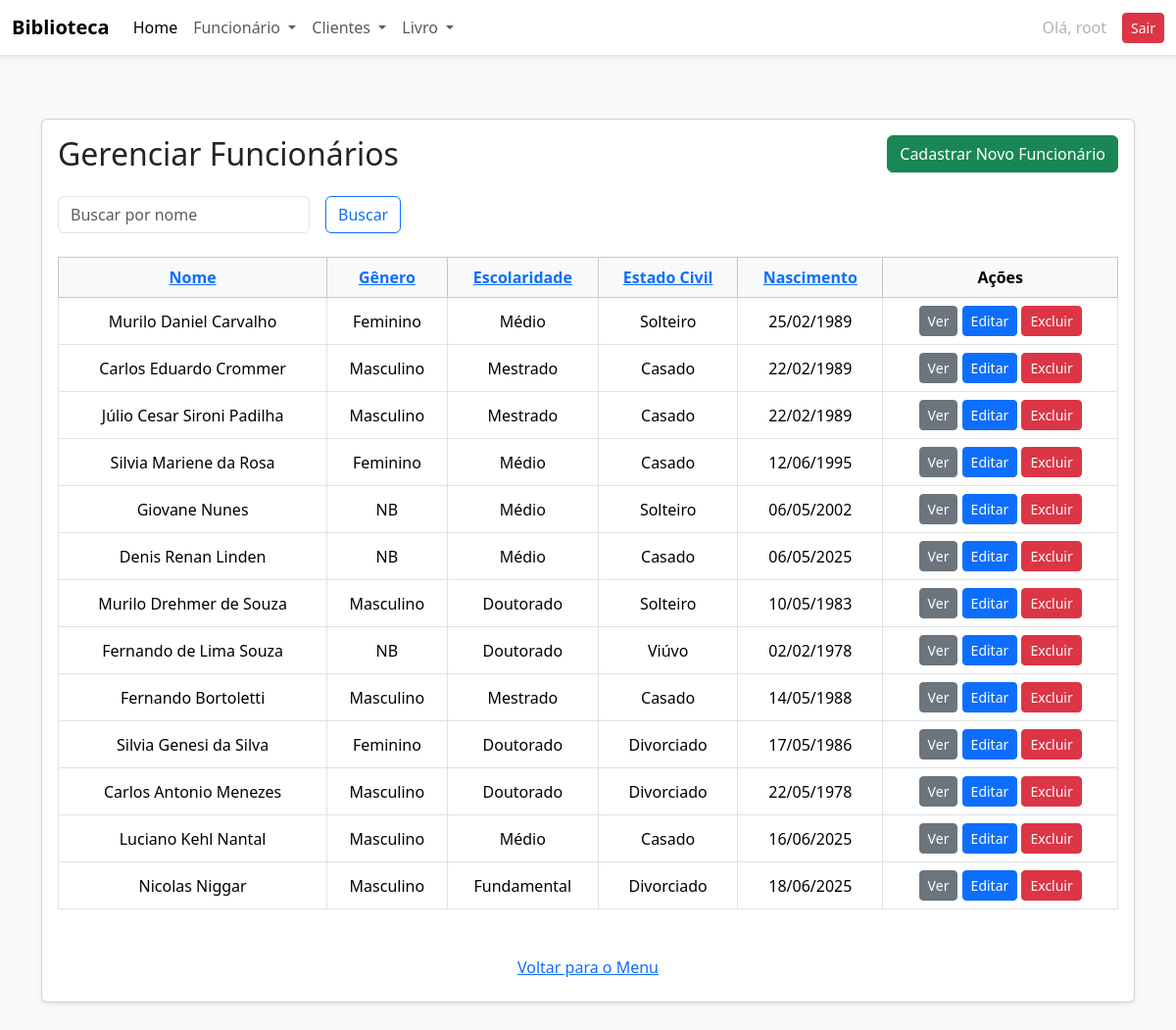
Before: /funcionarios/ (signed in) with the older database file.
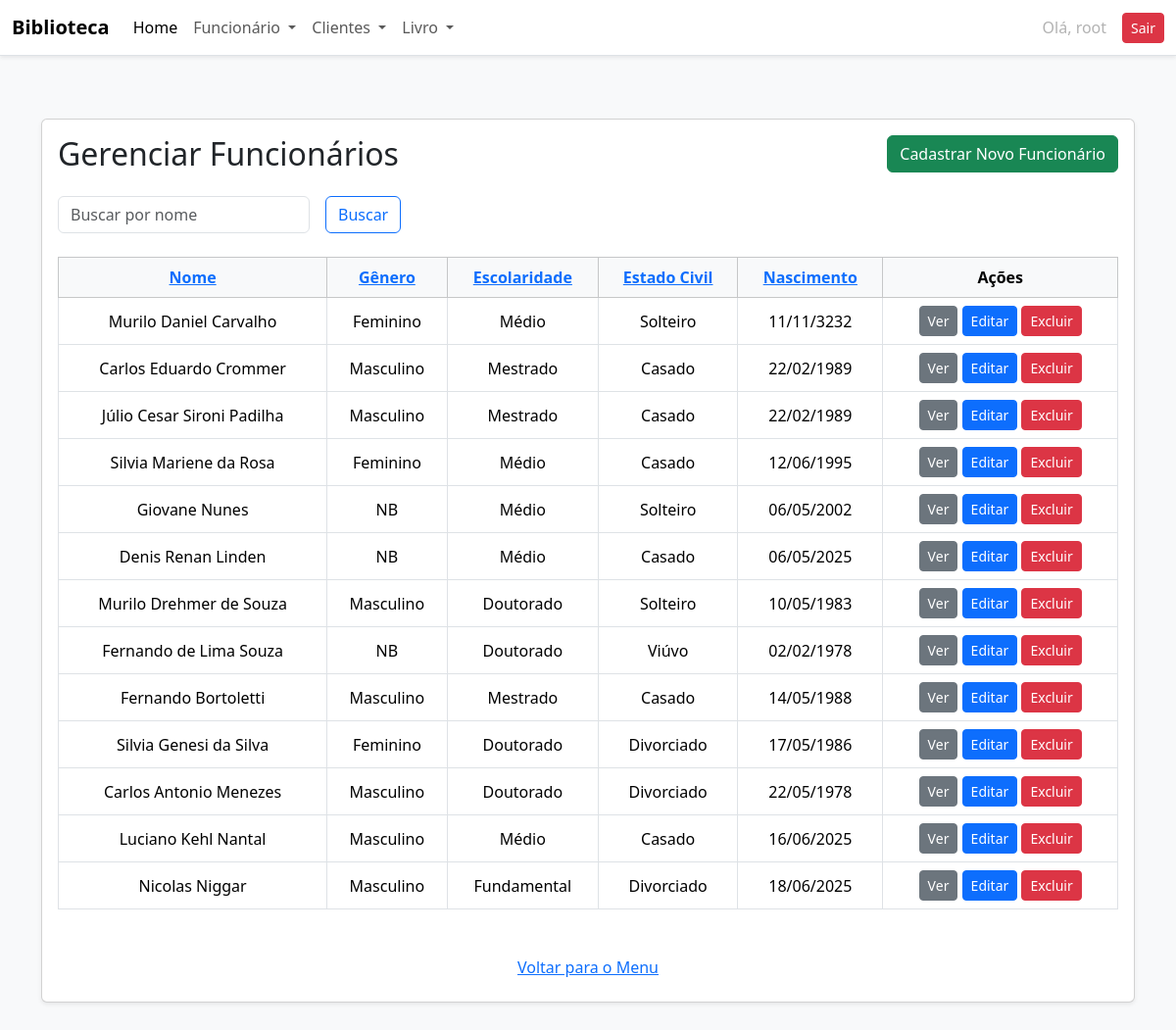
After: the same page with the newer database file.
### academico/models.py (models this page shows, shortened)
class Funcionario(models.Model):
    nome = models.CharField(max_length=100)
    data_nascimento = models.DateField()
    cpf = models.CharField(max_length=14, unique=True)
    genero = models.CharField(max_length=3, choices=GENERO_CHOICES_HUMAN)
    estado_civil = models.CharField(
        max_length=30, choices=ESTADO_CIVIL_CHOICES)
    escolaridade = models.CharField(
        max_length=50, choices=ESCOLARIDADE_CHOICES)
    ativo = models.BooleanField(default=True)

### academico/views.py (the view)
# urls.py: path('funcionarios/', views.funcionario, name='funcionarios'),
@login_required
def funcionario(request):
    query = request.GET.get('busca', '')
    if query:
        funcionarios = Funcionario.objects.filter(
            ativo=True, nome__icontains=query)
    else:
        funcionarios = Funcionario.objects.filter(ativo=True)
    dados = {
        'funcionarios': funcionarios,
        'ativos': True,
        'query': query,
    }
    return render(request, 'academico/lista_funcionarios.html', dados)

### academico/templates/academico/lista_funcionarios.html (shortened to what this page needs)
{% extends 'academico/base.html' %}
{% block content %}
<div class="container py-5">
    <div class="card shadow-sm">
        <div class="card-body">
            <div class="d-flex justify-content-between align-items-center mb-4">
                {% if ativos %}
                    <h2 class="mb-0">Gerenciar Funcionários</h2>
                {% else %}
                    <h2 class="mb-0">Gerenciar Funcionários Inativos</h2>
                {% endif %}
                <a href="{% url 'cadastrar_funcionario' %}" class="btn btn-success">Cadastrar Novo Funcionário</a>
            </div>
            <form method="get" class="row g-3 align-items-center mb-4">
                <div class="col-auto">
                    <input type="text" name="busca" class="form-control" placeholder="Buscar por nome" value="{{ query|default:'' }}">
                </div>
                <div class="col-auto">
                    <button type="submit" class="btn btn-outline-primary">Buscar</button>
                </div>
            </form>
            <div class="table-responsive">
                <table class="table table-bordered table-hover text-center align-middle">
                    <thead class="table-light">
                        <tr>
                            {% if ativos %}
                                <th><a href="{% url 'ordenar_funcionarios' 'nome' %}?busca={{ query }}">Nome</a></th>
                                <th><a href="{% url 'ordenar_funcionarios' 'genero' %}?busca={{ query }}">Gênero</a></th>
                                <th><a href="{% url 'ordenar_funcionarios' 'escolaridade' %}?busca={{ query }}">Escolaridade</a></th>
                                <th><a href="{% url 'ordenar_funcionarios' 'estado_civil' %}?busca={{ query }}">Estado Civil</a></th>
                                <th><a href="{% url 'ordenar_funcionarios' 'data_nascimento' %}?busca={{ query }}">Nascimento</a></th>
                                <th>Ações</th>
                            {% endif %}
                        </tr>
                    </thead>
                    <tbody>
                        {% for funcionario in funcionarios %}
                        <tr>
                            <td>{{ funcionario.nome }}</td>
                            <td>{{ funcionario.get_genero_display }}</td>
                            <td>{{ funcionario.get_escolaridade_display }}</td>
                            <td>{{ funcionario.get_estado_civil_display }}</td>
                            <td>{{ funcionario.data_nascimento|date:"d/m/Y" }}</td>
                            <td>
                                {% if ativos %}
                                    <a href="{% url 'visualizar_funcionario' funcionario.id %}" class="btn btn-sm btn-secondary">Ver</a>
                                    <a href="{% url 'editar_funcionario' funcionario.id %}" class="btn btn-sm btn-primary">Editar</a>
                                    <a href="{% url 'excluir_funcionario' funcionario.id %}" class="btn btn-sm btn-danger">Excluir</a>
                                {% else %}
                                    <a href="{% url 'ativar_funcionario' funcionario.id %}" class="btn btn-sm btn-success">Ativar</a>
                                {% endif %}
                            </td>
                        </tr>
                        {% empty %}
                        <tr>
                            <td colspan="6" class="text-muted">Nenhum funcionário encontrado.</td>
                        </tr>
                        {% endfor %}
                    </tbody>
                </table>
            </div>
            <div class="text-center mt-4">
                <a href="{% url 'index' %}" class="btn btn-link">Voltar para o Menu</a>
            </div>
        </div>
    </div>
</div>
{% endblock %}

Changed rows visible on the page:
changed Funcionario "Murilo Daniel Carvalho": data_nascimento "25/02/1989" → "11/11/3232"
